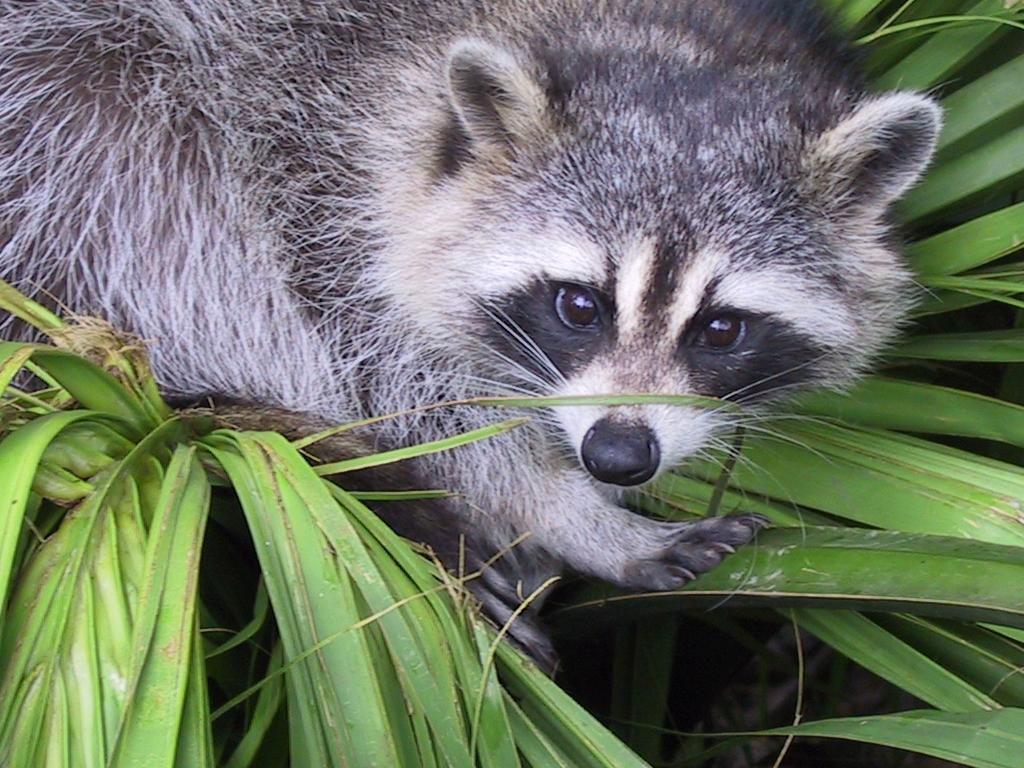
#> input picture P1/ex04/animal.jpeg, 1024 x 768 px
$ python load_image.py
#> lines starting #> are read from the running program, lines starting #| are printed output that depends on the picture
### P1/ex04/rotate.py
import numpy as np


def ft_rotate(img):
    rotatedImg = []
    for x in range(img.shape[1]):
        row = []
        for y in range(img.shape[0]):
            row.append(img[y][x][0])
        rotatedImg.append(row)
    return np.array(rotatedImg)

### P1/ex04/load_image.py
from PIL import Image
import numpy as np
from pathlib import Path
import matplotlib.pyplot as plt
from rotate import ft_rotate


def ft_load(path: str) -> np.ndarray:
#> called with path = 'animal.jpeg'
    if not isinstance(path, str):
        raise TypeError("path must be a string")
    ext = Path(path).suffix.lower()
    if ext not in [".jpg", ".jpeg"]:
        raise TypeError("path must be a '.jpg' or '.jpeg'")
    if not Path(path).exists():
        raise FileNotFoundError(f"Le fichier '{path}' n'existe pas")
    myimg = np.array(Image.open(path))
#> myimg is the input picture: shape (768, 1024, 3); mean R, G, B 110.7, 117.7, 102.1
    print("", myimg.shape)
#|  (768, 1024, 3)
    return myimg


def ft_zoom(img: np.ndarray):
    y = slice(120, 520)
    x = slice(400, 800)
    z = slice(1, 2)
    zoomedImg = img[y, x, z]
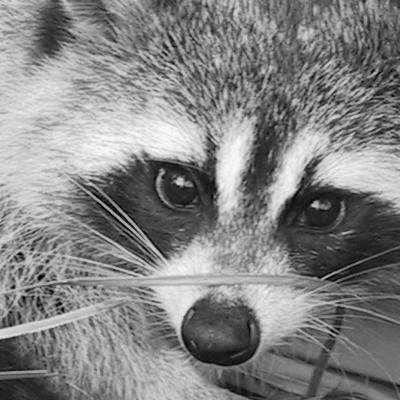
#> zoomedImg: shape (400, 400, 1); min 0, max 252, mean 131.9

    print(f"The shape of image is: {zoomedImg.shape} "
          f"or {zoomedImg.shape[:2]}")
#| The shape of image is: (400, 400, 1) or (400, 400)
    print(zoomedImg)
#> (printed output is left out)
    return zoomedImg


def main():
    try:
        img = ft_load("animal.jpeg")
        zoomedImg = ft_zoom(img)
        rotatedImg = ft_rotate(zoomedImg)
#> after the loop in ft_rotate, `for x in range(img.shape[1]):`: rotatedImg = 400 items
#> in ft_rotate, `return np.array(rotatedImg)`:
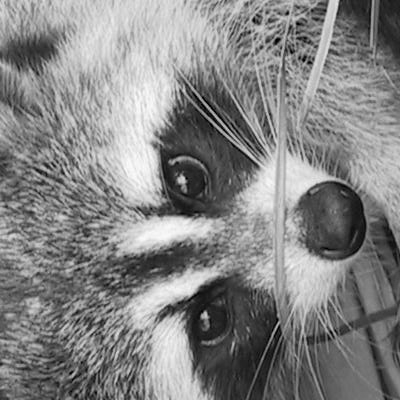
#> returned value: shape (400, 400); min 0, max 252, mean 131.9
        print(f"New shape after Transpose: {rotatedImg.shape}")
#| New shape after Transpose: (400, 400)
        print(rotatedImg)
#> (printed output is left out)
        plt.imshow(rotatedImg, cmap='grey')
        plt.show()
    except Exception as error:
        print("Error :", error)


if __name__ == "__main__":
    main()
